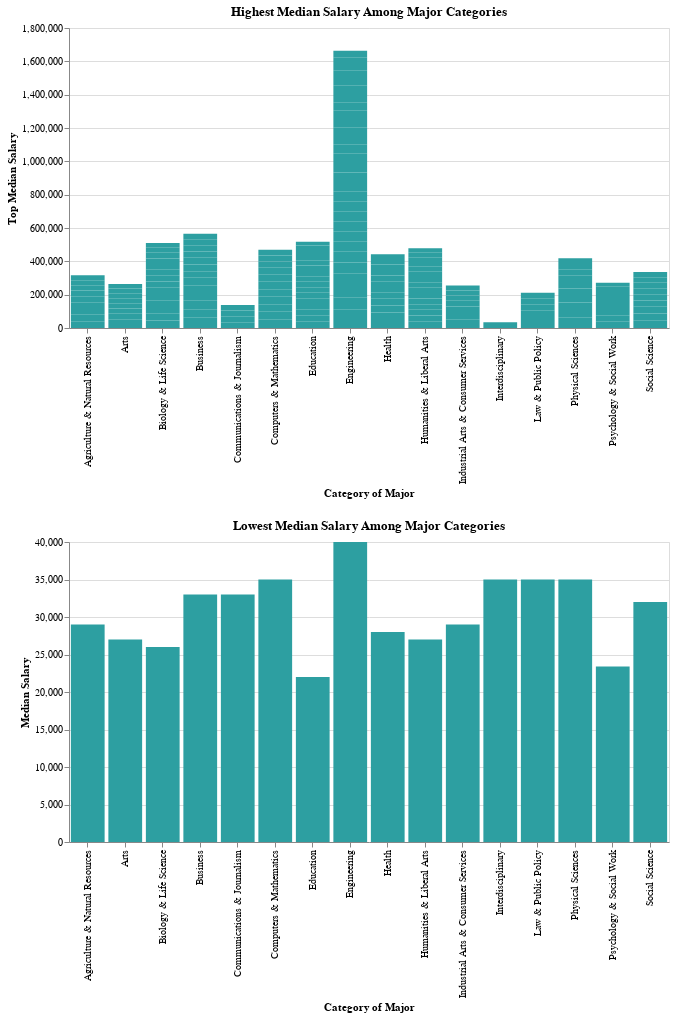

The notebook cell this image was saved under:
### Markdown cell above
The resulting bar graph answering our question by visualizing the fact that the `Engineering` major category has the most majors, while `Interdisciplinary` has the least.  

### Question 6: Which categories of major have the highest and lowest median salaries?

Now that we have demonstrated how to display the total number of majors in a category, we can apply the same method used above to determine which major category has the single highest median salary, and which has the lowest. We will need to make two bar charts.

In the first bar chart, our `X` axis will be represented by the `Major_category` column of our data set. The `Y` axis will be represented by the `Median` column. Recall that `altair` will automatically consider the `Median` column as quantitative, since it contains numeric values. Furthermore, it will aggregate the data by the `max` value by default.

Our second bar chart will look nearly identical, but this time we must pass `aggregate='min'` to the `Y` method.

--------------------

**NOTE** If we wanted to display charts of this kind using another plotting library, like `matplotlib`, we would might want to perform the data aggregation beforehand using `pandas`. We could achieve this using the DataFrame `groupby` method, which allows us to group a specified column as the new index and perform a method on the resulting DataFrame. If we wanted to group data by highest median salary among each major category, our DataFrame operation might look something like this :

`recent_grads_category_max = recent_grads.groupby('Major_category',as_index=False).max()`

This would assign create a new DataFrame, where the numeric index is equivalent the length of the number of unique major categories, and each column represents the maximum among its values. We could then input this data to `matplotlib` and create a plot however we please.

For now, we will let `altair` do this work for us:

### Code cell
B2 = alt.Chart(recent_grads).mark_bar(color="#2d9fa1").encode(
    alt.X('Major_category',title='Category of Major'),
    alt.Y('Median',title='Top Median Salary')
).properties(
    title='Highest Median Salary Among Major Categories',
    width=600
)

B3 = alt.Chart(recent_grads).mark_bar(color="#2d9fa1").encode(
    alt.X('Major_category',title='Category of Major'),
    alt.Y('Median',title='Median Salary',aggregate='min')
).properties(
    title='Lowest Median Salary Among Major Categories',
    width=600
)

alt.vconcat(B2,B3)

### Figure 1 — Vega-Lite specification as saved in the notebook (floating-point values rounded to 4 significant figures; data arrays with more than 128 entries replaced by an {"elided": "..."} marker saying what was removed)
{"config": {"view": {"continuousWidth": 400, "continuousHeight": 300}}, "vconcat": [{"mark": {"type": "bar", "color": "#2d9fa1"}, "encoding": {"x": {"type": "nominal", "field": "Major_category", "title": "Category of Major"}, "y": {"type": "quantitative", "field": "Median", "title": "Top Median Salary"}}, "title": "Highest Median Salary Among Major Categories", "width": 600}, {"mark": {"type": "bar", "color": "#2d9fa1"}, "encoding": {"x": {"type": "nominal", "field": "Major_category", "title": "Category of Major"}, "y": {"type": "quantitative", "aggregate": "min", "field": "Median", "title": "Median Salary"}}, "title": "Lowest Median Salary Among Major Categories", "width": 600}], "data": {"name": "data-7fc333144f457988d01a1cd31b4e55ef"}, "$schema": "https://vega.github.io/schema/vega-lite/v4.8.1.json", "datasets": {"data-7fc333144f457988d01a1cd31b4e55ef": {"elided": "172 records"}}}
